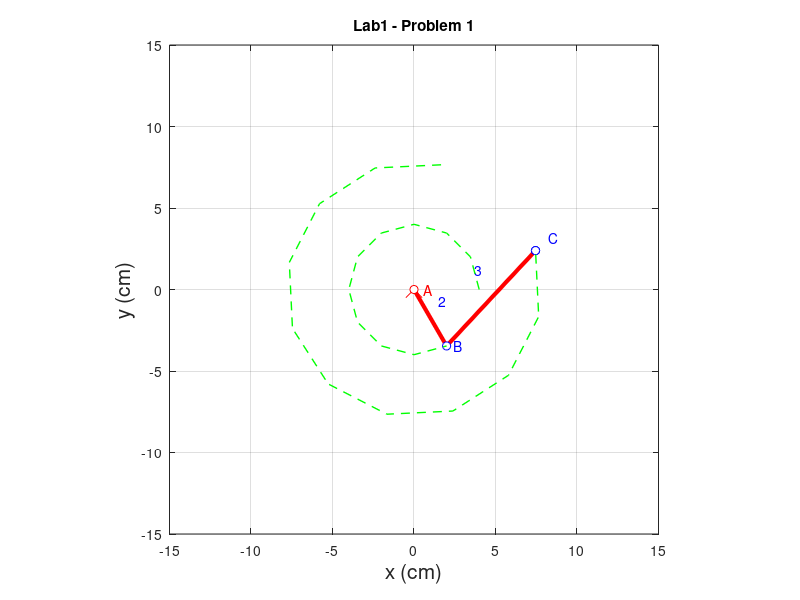

MATLAB code to generate this figure:
%% MIE301 Lab 1 Case 2

close all; % closes all figures
clear all; % clears all variables from memory
clc;       % clears all calculations from the Matlab workspace

% Plot Parameters: these will be used to set the axis limits on the figure
% using axis()
xmin= -15;  % leftmost window edge
xmax= 15;   % rightmost window edge
ymin= -15; % bottom window edge
ymax= 15;  % top window edge
%% Define the link and motion Parameters

stepsize = 30 *pi/180;                          % number of configuration steps to calculate along mechanism rotation
max_rotation_theta2 = 320 *pi/180;              % rotation limit of theta2, radians
theta2 = 0 : stepsize : max_rotation_theta2;    % link 2 rotation into 'increments' number of angles
length2 = 4;                                    % link #2 length
length3 = 8;                                    % link #3 length
phi = 73*pi/180;                                % Constant angle value

AC = sqrt(length2^2+length3^2-2*length2*length3*cos(2*pi-phi))  % Define the length AC
alpha = asin(length3*(sin(2*pi-phi)/AC))
Theta_c = theta2 - alpha

%% set up figure

figure(1);                         %create new figure
set(1,'WindowStyle','Docked')      %dock the figure
%% calculate mechanism motion and plot it

for i=1:length(theta2)                            % step through motion of the mechanism
    hold off;                                     % erase the previously plotted data each cycle
    Ax(i) = 0;                                    % pivot point of link 2 position
    Ay(i) = 0;                                    % pivot point of link 2 position
    Bx(i) = length2*cos( theta2(i) );             % point B position
    By(i) = length2*sin( theta2(i) ); 
    Cx(i) = AC*cos(Theta_c(i));                   % point C position
    Cy(i) = AC*sin(Theta_c(i));

    %hold on;

   
    % point B position
    plot( [Ax(i) Bx(i)], [Ay(i), By(i)],'Color','r','LineWidth',3 ); %draw the link from A to B for the current configuration
    hold on;
    plot( [Bx(i) Cx(i)], [By(i), Cy(i)],'Color','r','LineWidth',3 ); %draw the link from B to C for the current configuration

    hold on;
    
    basePivotSize = .5;                                 %size of drawn base pivot
    plot([0,basePivotSize],[0,-basePivotSize],'r');     %draw base pivot
    plot([0,-basePivotSize],[0,-basePivotSize],'r');    %draw base pivot
    plot(0,0,'ro','MarkerFaceColor','w');               %draw a small circle at the base pivot point
    plot(Bx(i), By(i), 'bo','MarkerFaceColor','w');     %draw a small circle at B
    text(Ax(i)+0.6, Ay(i), 'A','color','r');            %label point A
    text(Bx(i)+0.4, By(i), 'B','color','b');            %label point B
    text(Cx(i)+0.8, Cy(i)+0.8, 'C','color','b');        %label point C
    text(Bx(i)/2+0.5, By(i)/2+1, '2', 'Color','b');           %label link 2
    text(Cx(i)/2, Cy(i)/2, '3', 'Color','b');           %label link 3


    plot(Cx(i), Cy(i), 'bo','MarkerFaceColor','w');     %draw a small circle at B
    plot(Cx(i), Cy(i), 'bo','MarkerFaceColor','w');     %draw a small circle at C


    
    hold on;                            % draw on top of the current figure
    xlabel('x (cm)', 'fontsize', 15);   % axis label
    ylabel('y (cm)', 'fontsize', 15);   % axil label 
    grid on;                            % add a grid to the figure
    axis equal;                         % make sure the figure is not stretched
    title('Lab1 - Problem 1');          % add a title to the figure
    axis( [xmin xmax ymin ymax] );      % set figure axis limits
    
    % TODO:add new code for compute point C position and displaying link3 or segment BC
    % You can either add code below or insert above
%%
    pause(0.1);                       % wait to proceed to next configuration, in seconds
    
end
plot(Bx(:),By(:),'--g','linewidth',1);  % draw a trace of the path of point B
plot(Cx(:),Cy(:),'--g','linewidth',1);  % draw a trace of the path of point C
%% 
% 
% 
%